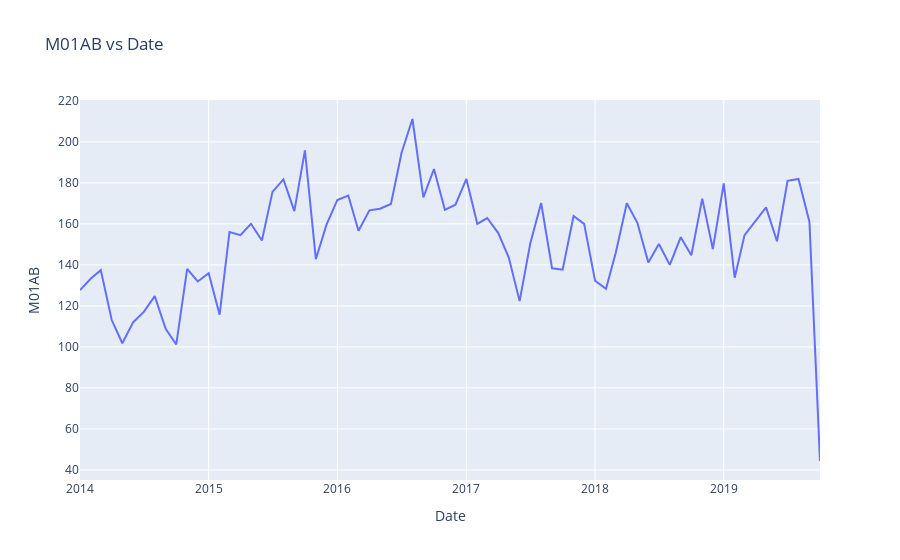

Write notebook code for a chart like this one.
### Code cell
# Convert Year and Month columns to datetime format
df_m01ab['Date'] = pd.to_datetime(df_m01ab[['Year', 'Month']].assign(day=1))

# Plot M01AB vs date
fig = px.line(df_m01ab, x='Date', y='M01AB', title='M01AB vs Date')
fig.update_xaxes(title_text='Date')
fig.update_yaxes(title_text='M01AB')

# Show the plot
fig.show()
